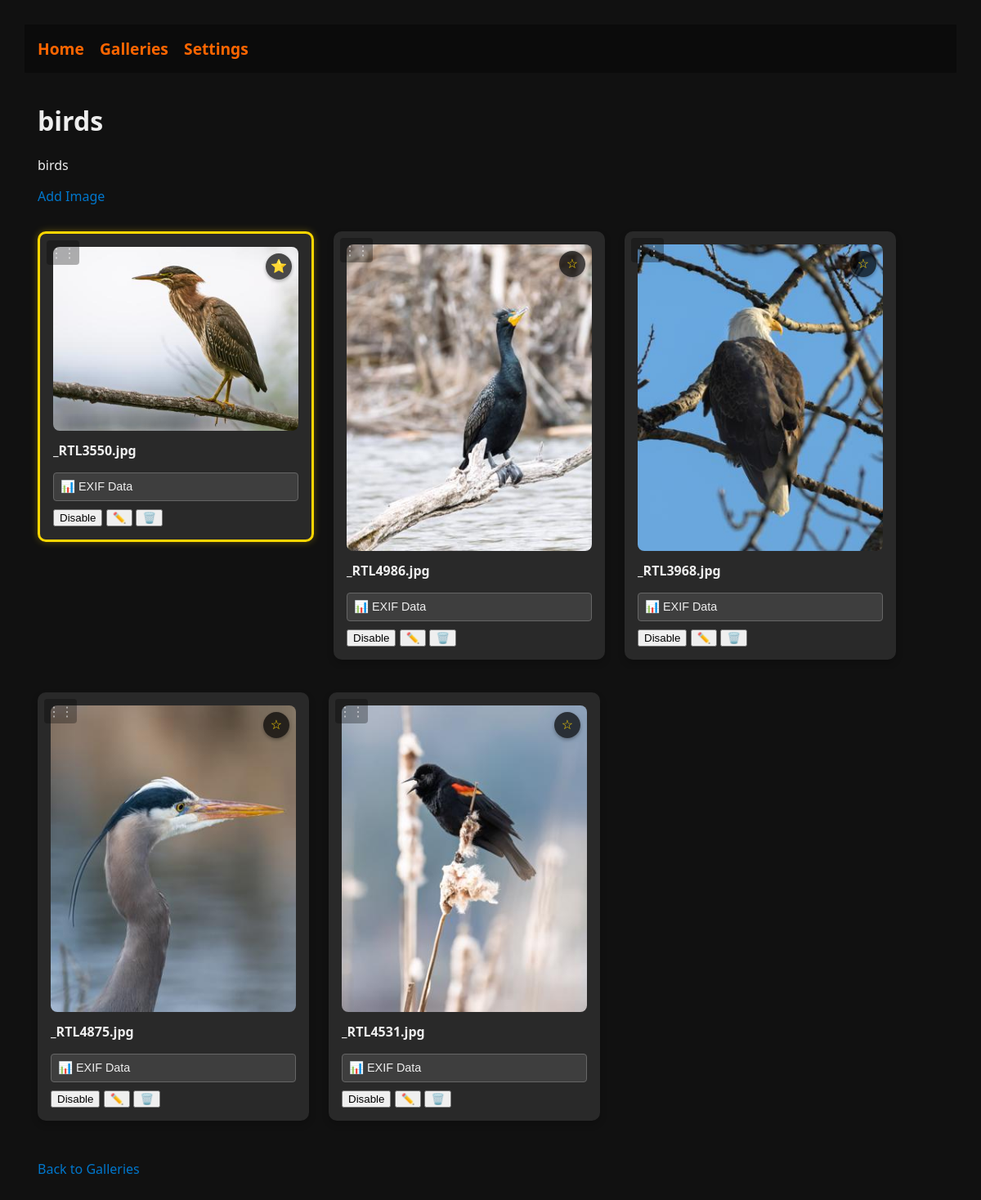
The app's page /gallery/1 with its own data.
### tables this page shows
CREATE TABLE galleries (
        id INTEGER PRIMARY KEY AUTOINCREMENT,
        title TEXT,
        description TEXT,
        featured_image_id INTEGER
    );

CREATE TABLE images (
        id INTEGER PRIMARY KEY AUTOINCREMENT,
        gallery_id INTEGER,
        filename TEXT,
        title TEXT,
        description TEXT,
        camera_type TEXT,
        lens TEXT,
        settings TEXT,
        exif TEXT,
        enabled INTEGER DEFAULT 1, sort_order INTEGER DEFAULT 0,
        FOREIGN KEY(gallery_id) REFERENCES galleries(id)
    );

### app/main.py (the view)
@app.get('/gallery/{gallery_id}', response_class=HTMLResponse)
def view_gallery(request: Request, gallery_id: int):
    conn = get_db()
    gallery = conn.execute('SELECT * FROM galleries WHERE id=?', (gallery_id,)).fetchone()
    images = conn.execute('SELECT * FROM images WHERE gallery_id=? ORDER BY sort_order ASC, id ASC', (gallery_id,)).fetchall()
    conn.close()
    return templates.TemplateResponse('gallery.html', {'request': request, 'gallery': gallery, 'images': images})

### templates/gallery.html (shortened to what this page needs)
{% extends "base.html" %}
{% block content %}
    <h1>{{ gallery.title or 'Untitled Gallery' }}</h1>
    <p>{{ gallery.description }}</p>
    <a href="/gallery/{{ gallery.id }}/add-image">Add Image</a>
    <div class="gallery-flex">
    {% for image in images %}
        {% include "partials/_image_card.html" %}
    {% endfor %}
    </div>
    <a href="/">Back to Galleries</a>
{% endblock %}

### templates/base.html (shortened to what this page needs)
<!doctype html>
<html lang="en">
<head>
  <link rel="stylesheet" href="{{ url_for('static', path='css/main.css') }}">
</head>
<body>
  {% include 'partials/_topnav.html' %}
  <main>
        {% block content %}{% endblock %}
    </main>
</body>
</html>

### templates/partials/_topnav.html (shortened to what this page needs)
<nav class="navbar">
    <div class="nav-links" id="navLinks">
        <a class="{{ 'active' if request.url.path=='/' else '' }}" href="/">Home</a>
        <a class="{{ 'active' if request.url.path=='/Galleries' else '' }}" href="/upload">Galleries</a>
        <a class="{{ 'active' if request.url.path=='/settings' else '' }}" href="/settings">Settings</a>
    </div>
</nav>

### templates/partials/_image_card.html (shortened to what this page needs)
<div class="card {{ '' if image.enabled else 'is-disabled' }} {{ 'is-featured' if gallery.featured_image_id == image.id else '' }}"
     id="img-{{ image.id }}"
     draggable="true"
     data-id="{{ image.id }}"
     data-gallery-id="{{ gallery.id }}">
  <div class="drag-handle">⋮⋮</div>
  <div class="image-container">
    <img src="/static/thumbs/{{ image.filename }}" alt="" style="width:100%;border-radius:8px">
    <div class="featured-star">
      <button class="star-toggle" data-id="{{ image.id }}" data-gallery-id="{{ gallery.id }}" title="{{ 'Remove as featured' if gallery.featured_image_id == image.id else 'Set as featured' }}">
        {{ '⭐' if gallery.featured_image_id == image.id else '☆' }}
      </button>
    </div>
  </div>
  <div class="image-info">
    <div class="title-display" id="title-display-{{ image.id }}">{{ image.title or image.original_name }}</div>
    {% if image.exif %}
      <div class="exif-section">
        <button class="exif-toggle" data-id="{{ image.id }}">📊 EXIF Data</button>
      </div>
    {% endif %}
  </div>
  <div class="row" style="margin-top:.5rem">
    <button
      class="toggle-enabled"
      data-id="{{ image.id }}"
      aria-pressed="{{ 'true' if image.enabled else 'false' }}">
      {{ 'Disable' if image.enabled else 'Enable' }}
    </button>
    <button class="edit-image" data-id="{{ image.id }}">✏️</button>
    <button class="delete-image" data-id="{{ image.id }}">🗑️</button>
  </div>
</div>

### static/css/_base.css (style rules this page uses)
:root { color-scheme: light dark; --primary-color: #ff6600; --primary-hover: #ff8833; --primary-light: rgba(255, 102, 0, 0.1); --background-dark: #111; --text-light: #eee; --card-bg: rgba(255, 255, 255, 0.1); --border-color: #666; }
body { margin: 0; padding: 30px; font-family: system-ui, Segoe UI, Roboto, Helvetica, Arial, sans-serif; background: var(--background-dark); color: var(--text-light); }
main { padding: 1em; }
a { color: #0077cc; text-decoration: none; }

### static/css/_navigation.css (style rules this page uses)
.navbar { background-color: rgba(0, 0, 0, 0.3); padding: 1em; position: sticky; top: 0; overflow: hidden; backdrop-filter: blur(10px); z-index: 1000; }
.nav-links { display: flex; flex-wrap: wrap; }
.nav-links a { margin-right: 1em; font-size: 1.2em; text-decoration: none; font-weight: bold; color: var(--primary-color); }

### static/css/_gallery.css (style rules this page uses)
.gallery-flex { display: flex; flex-wrap: wrap; gap: 1.5rem; justify-content: flex-start; align-items: flex-start; margin: 2rem 0; }

### static/css/_image-card.css (style rules this page uses)
.card { background-color: var(--card-bg); padding: 1em; border-radius: 10px; box-shadow: 0 4px 8px rgba(0, 0, 0, 0.2); margin-bottom: 1em; max-width: 300px; position: relative; cursor: grab; transition: all 0.2s ease; }
.drag-handle { position: absolute; top: 8px; left: 8px; z-index: 5; color: rgba(255, 255, 255, 0.6); font-size: 16px; cursor: grab; padding: 4px; border-radius: 4px; background: rgba(0, 0, 0, 0.3); transition: all 0.2s ease; }
.card.is-featured { border: 3px solid #ffd700; box-shadow: 0 0 10px rgba(255, 215, 0, 0.3); }
.card .image-container { position: relative; }
.featured-star { position: absolute; top: 8px; right: 8px; z-index: 10; }
.star-toggle { background: rgba(0, 0, 0, 0.7); border: none; border-radius: 50%; width: 32px; height: 32px; cursor: pointer; font-size: 16px; display: flex; align-items: center; justify-content: center; box-shadow: 0 2px 4px rgba(0,0,0,0.3); transition: all 0.2s ease; color: #ffd700; }
.image-info { margin-top: 0.5rem; }
.title-display { font-weight: bold; margin-bottom: 0.25rem; }
.exif-section { margin-top: 1rem; }
.exif-toggle { background: rgba(240, 240, 240, 0.1); border: 1px solid var(--border-color); border-radius: 4px; padding: 0.5rem; cursor: pointer; font-size: 0.9rem; width: 100%; text-align: left; color: var(--text-light); }

### templates/base.html (style rules this page uses)
:root { color-scheme:light dark }
body { margin:0;font-family:system-ui,Segoe UI,Roboto,Helvetica,Arial,sans-serif;background:#111;color:#eee }

### records on screen
galleries: title "birds", description "birds"
images: filename (picture), featured_image_id "⭐", title "_RTL3550.jpg", enabled "Disable"
images: filename (picture), featured_image_id "☆", title "_RTL4986.jpg", enabled "Disable"
images: filename (picture), featured_image_id "☆", title "_RTL3968.jpg", enabled "Disable"
images: filename (picture), featured_image_id "☆", title "_RTL4875.jpg", enabled "Disable"
images: filename (picture), featured_image_id "☆", title "_RTL4531.jpg", enabled "Disable"
